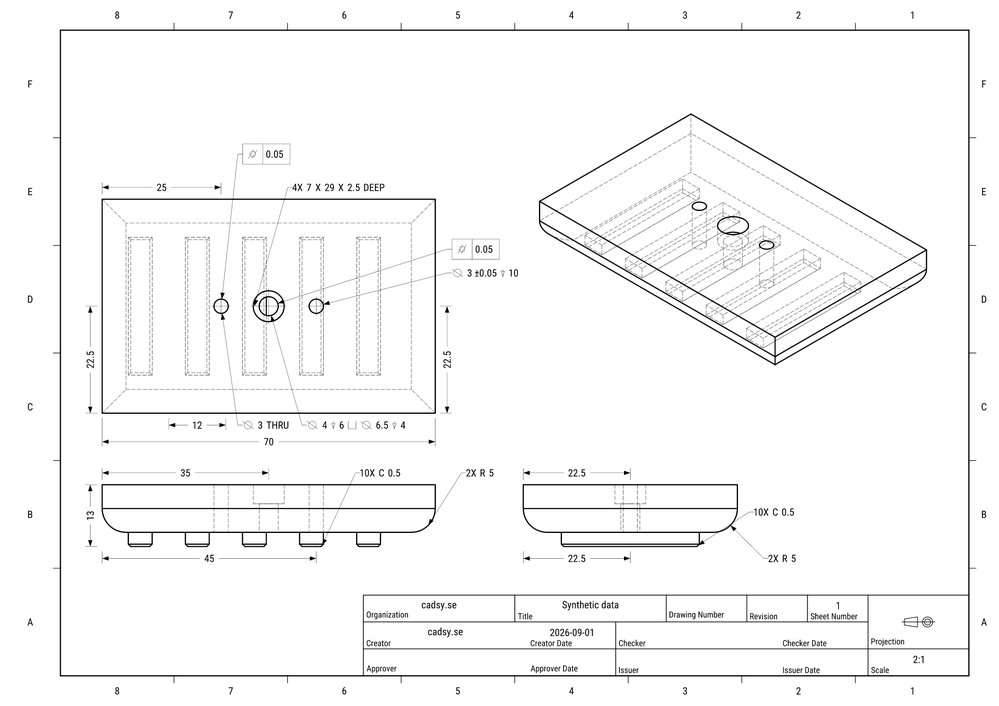
#> input picture data/cadsy/samples/part_0001/asme.png, 999 x 706 px, shrunk from 2480 x 1754 before the run
$ python -i geometry_detector.py   (imports and definitions only)
#> lines starting #> are read from the running program, lines starting #| are printed output that depends on the picture; after the words box and inside, x2 and y2 are one past the last pixel; in counts of white or black regions, pixels touching at a corner belong together
#> further down, picture is the input picture: shape (706, 999, 3); min 0, max 255, mean 247.8

import cv2
import numpy as np


class GeometryDetector:
    def detect(self, image: np.ndarray) -> dict:
        if image is None or image.size == 0:
            raise ValueError("Input image is empty.")

        gray = cv2.cvtColor(image, cv2.COLOR_BGR2GRAY)
        blurred = cv2.GaussianBlur(gray, (5, 5), 0)
        edges = cv2.Canny(blurred, 50, 150)
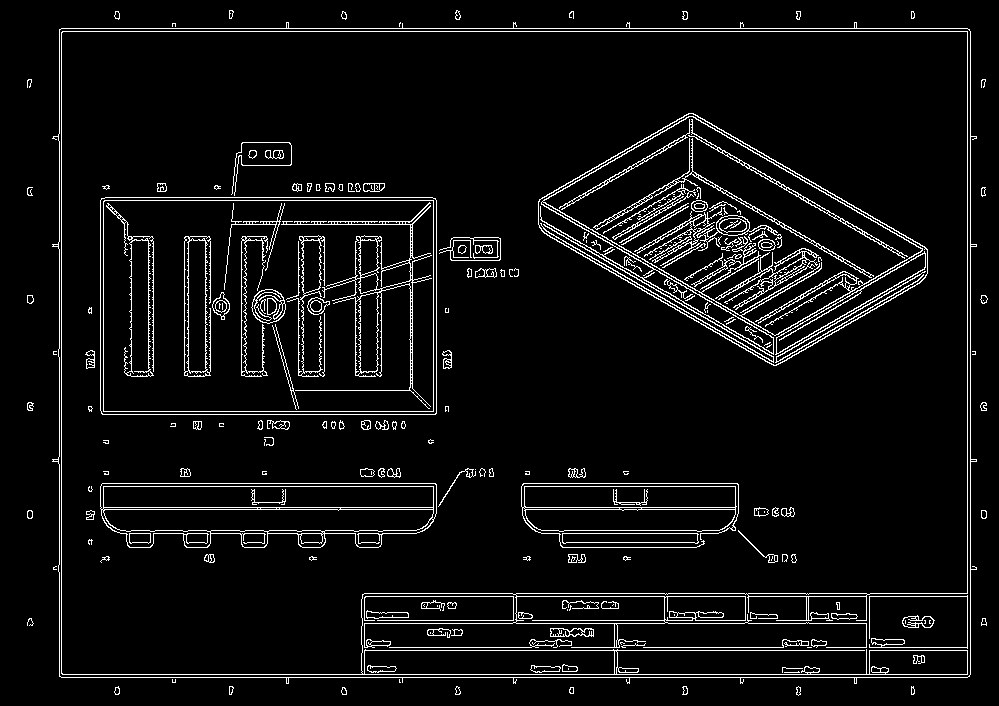
#> edges: shape (706, 999); 5.8% white in thin lines or dots

        height, width = gray.shape
#> height = 706; width = 999
        min_line_length = max(30, int(min(width, height) * 0.02))
#> min_line_length = 30

        raw_lines = cv2.HoughLinesP(
            edges,
            rho=1,
            theta=np.pi / 180,
            threshold=60,
            minLineLength=min_line_length,
            maxLineGap=8,
        )
#> raw_lines = 196 rows, first 6: [61, 28, 967, 28], [59, 31, 970, 31], [59, 674, 970, 674], [61, 677, 967, 677], [364, 593, 970, 593], [967, 673, 967, 32]

        lines = []
        if raw_lines is not None:
            for segment in raw_lines.reshape(-1, 4):
                x1, y1, x2, y2 = map(int, segment)
                length = float(np.hypot(x2 - x1, y2 - y1))
                lines.append({
                    "start": [x1, y1],
                    "end": [x2, y2],
                    "length_px": round(length, 2),
                })
#> this loop made 196 passes
#> (x1, y1, x2, y2, length) on passes 1 to 3: (61, 28, 967, 28, 906), (59, 31, 970, 31, 911), (59, 674, 970, 674, 911)
#> after the loop, lines = 196 items

        # Find circular contours and filter tiny/noisy candidates.
        contours, _ = cv2.findContours(
            edges, cv2.RETR_LIST, cv2.CHAIN_APPROX_SIMPLE
        )
#> contours = 691 contours, 356 with area under 20; largest, box (x1, y1, x2, y2) and area: (52, 22, 977, 684) 591390, (58, 28, 971, 678) 591262, (61, 31, 968, 675) 548728, (61, 31, 968, 675) 533504, (100, 197, 437, 415) 72896

        circles = []
        min_radius = max(5, int(min(width, height) * 0.003))
#> min_radius = 5
        max_radius = int(min(width, height) * 0.25)
#> max_radius = 176

        for contour in contours:
            perimeter = cv2.arcLength(contour, True)
            area = cv2.contourArea(contour)

            if perimeter <= 0 or area <= 0:
                continue

            circularity = 4 * np.pi * area / (perimeter * perimeter)
            (x, y), radius = cv2.minEnclosingCircle(contour)
            radius = float(radius)

            if not (min_radius <= radius <= max_radius):
                continue
            if circularity < 0.65:
                continue

            circles.append({
                "center_px": [round(float(x), 1), round(float(y), 1)],
                "radius_px": round(radius, 1),
                "circularity": round(float(circularity), 3),
            })
#> this loop made 691 passes
#> (perimeter, area, circularity, x, y, radius) on passes 3 to 5: (19.31, 24, 0.809, 344, 690.5, 3.64), (19.31, 25, 0.842, 116.5, 690.5, 3.54), (22.97, 23, 0.548, 798, 690.5, 4.5)

        # Remove near-duplicate detections.
        circles.sort(key=lambda c: c["circularity"], reverse=True)
        filtered = []

        for circle in circles:
            x, y = circle["center_px"]
            r = circle["radius_px"]

            duplicate = any(
                np.hypot(x - fx, y - fy) < max(5, min(r, fr) * 0.25)
                and abs(r - fr) < max(5, min(r, fr) * 0.25)
                for fx, fy, fr in [
                    (c["center_px"][0], c["center_px"][1], c["radius_px"])
                    for c in filtered
                ]
            )

            if not duplicate:
                filtered.append(circle)

            if len(filtered) >= 300:
                break
#> this loop made 34 passes

        return {
            "image_size_px": {"width": int(width), "height": int(height)},
            "line_candidates": lines,
            "circle_candidates": filtered,
            "edges": edges,
            "note": (
                "Candidates are approximate image detections, not confirmed "
                "CAD features. Dimension and view association is still required."
            ),
        }

>>> import cv2
>>> picture = cv2.imread('../../../data/cadsy/samples/part_0001/asme.png')
>>> result = GeometryDetector().detect(picture)

$ run again, on data/cadsy/samples/part_0001/iso.png
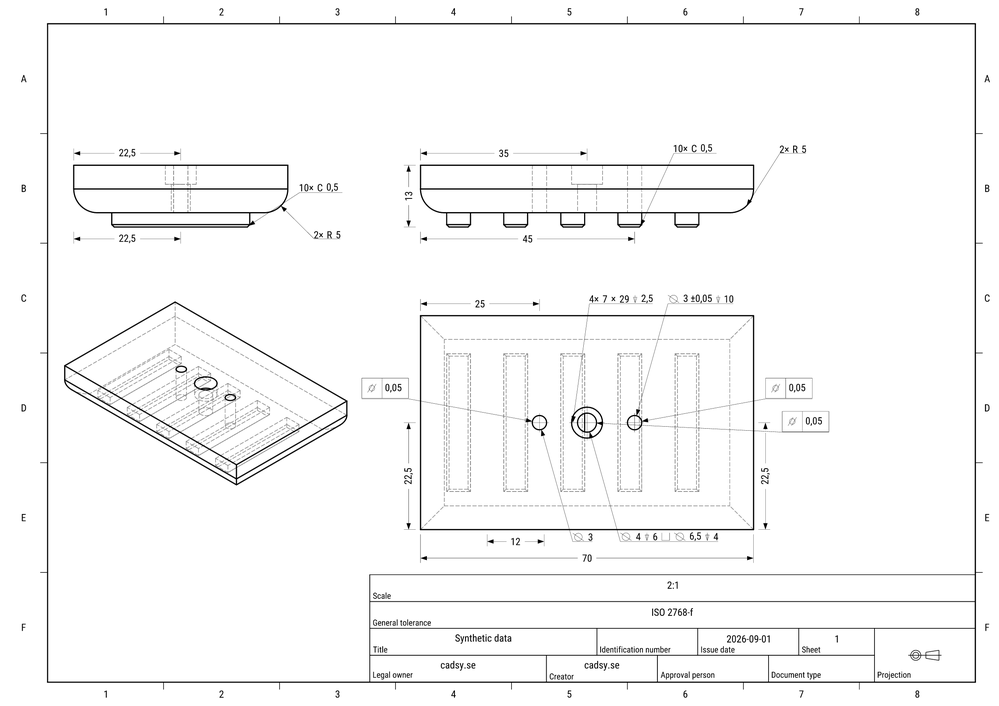
#> input picture data/cadsy/samples/part_0001/iso.png, 999 x 706 px, shrunk from 2480 x 1754 before the run
#> picture is the input picture: shape (706, 999, 3); min 0, max 255, mean 248
#> in detect, `edges = cv2.Canny(blurred, 50, 150)`:
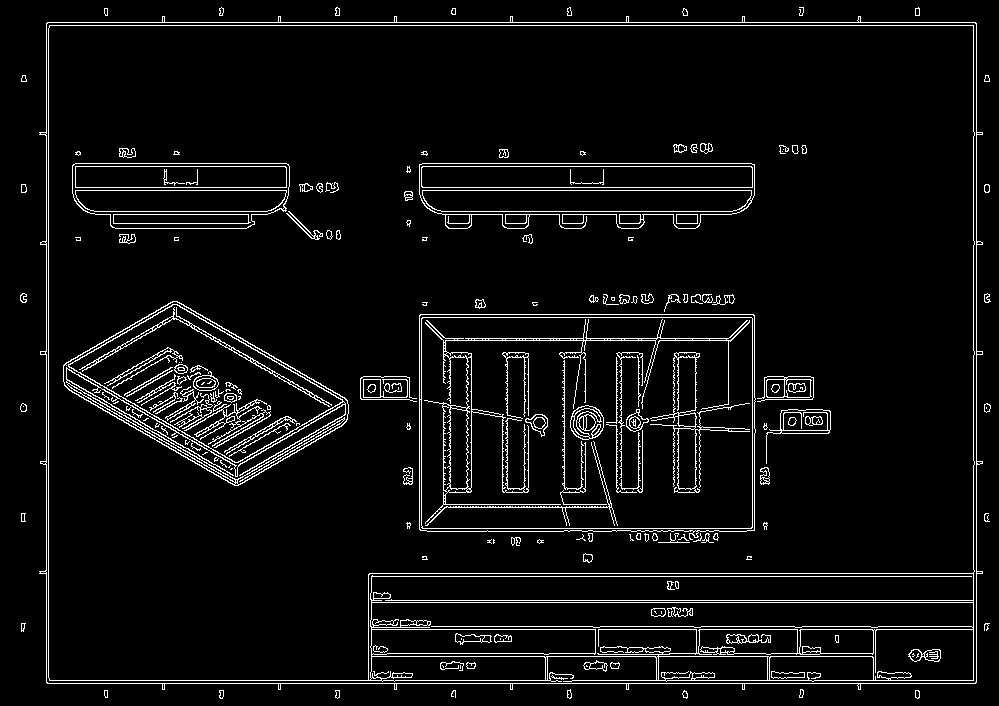
#> edges: shape (706, 999); 5.4% white in thin lines or dots
#> raw_lines = 208 rows, first 6: [47, 683, 975, 683], [46, 680, 557, 680], [47, 22, 975, 22], [46, 25, 976, 25], [976, 682, 976, 23], [973, 680, 973, 26]
#> the loop in detect, `for segment in raw_lines.reshape(-1, 4):` made 208 passes
#> (x1, y1, x2, y2, length) on passes 1 to 3: (47, 683, 975, 683, 928), (46, 680, 557, 680, 511), (47, 22, 975, 22, 928)
#> after the loop in detect, `for segment in raw_lines.reshape(-1, 4):`: lines = 208 items
#> contours = 574 contours, 285 with area under 20; largest, box (x1, y1, x2, y2) and area: (39, 16, 983, 690) 615075, (45, 22, 977, 684) 614728, (48, 25, 975, 682) 603286, (48, 25, 975, 681) 541151, (419, 314, 756, 540) 72634
#> min_radius = 5
#> max_radius = 176
#> the loop in detect, `for contour in contours:` made 574 passes
#> (perimeter, area, circularity, x, y, radius) on passes 1 to 3: (17.9, 21.5, 0.843, 685, 694, 3.16), (19.9, 25.5, 0.809, 916.5, 694, 4.03), (20.73, 23.5, 0.687, 568.5, 694, 4.03)
#> the loop in detect, `for circle in circles:` made 28 passes
